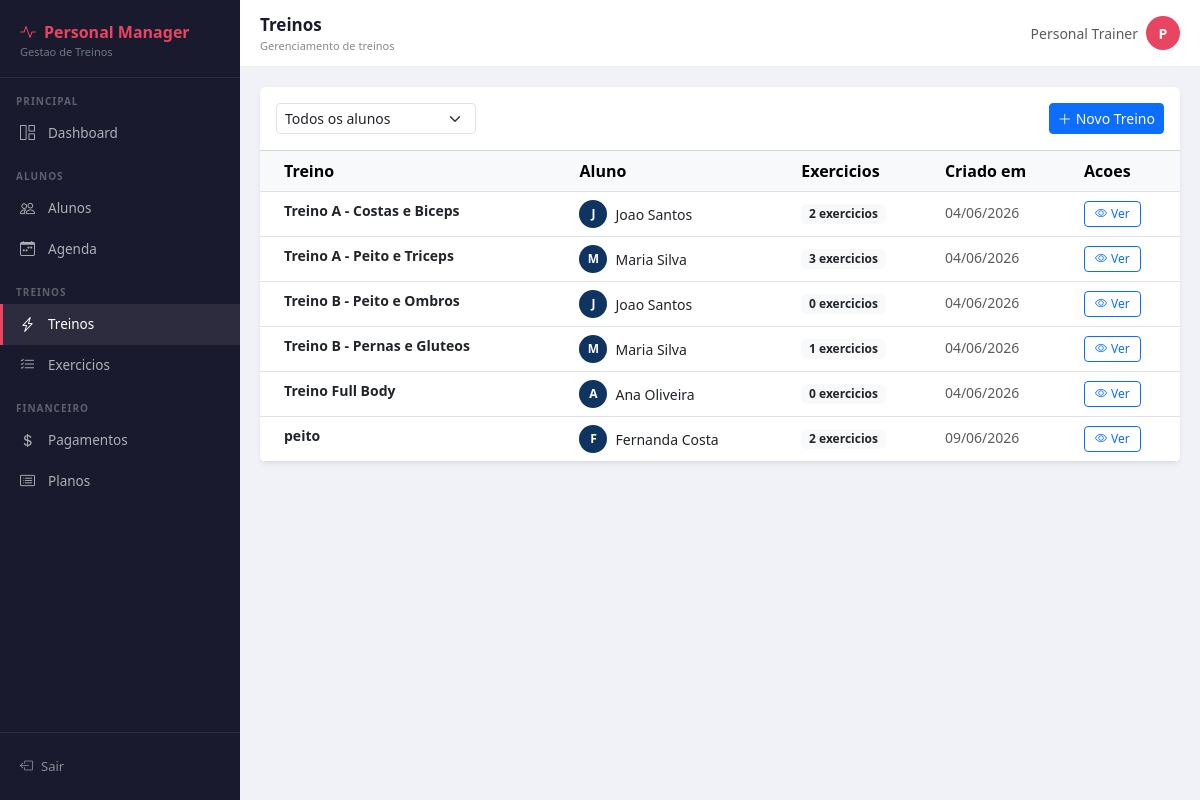
The app's page /treinos/ (signed in), older data.
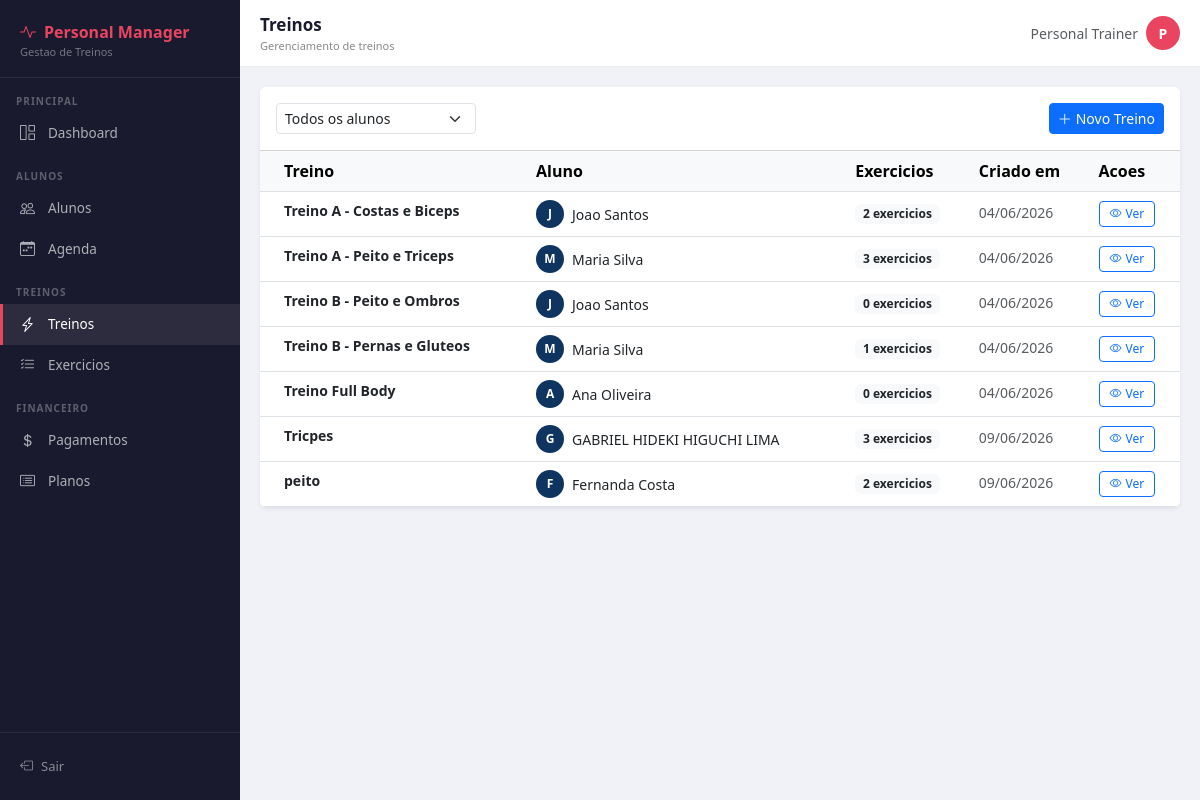
The same page, newer data.
### treinos/models.py (models this page shows, shortened)
class Treino(models.Model):
    aluno = models.ForeignKey(Aluno, on_delete=models.CASCADE, related_name='treinos')
    nome = models.CharField(max_length=100)
    descricao = models.TextField(blank=True)
    ativo = models.BooleanField(default=True)
    criado_em = models.DateTimeField(auto_now_add=True)
    atualizado_em = models.DateTimeField(auto_now=True)
    class Meta:
        verbose_name = 'Treino'
        verbose_name_plural = 'Treinos'
        ordering = ['nome']

### alunos/models.py (models this page shows, shortened)
class Aluno(models.Model):
    SEXO_CHOICES = [
        ('M', 'Masculino'),
        ('F', 'Feminino'),
        ('O', 'Outro'),
    ]
    usuario            = models.OneToOneField(User, on_delete=models.SET_NULL, null=True, blank=True)
    nome               = models.CharField(max_length=100)
    telefone           = models.CharField(max_length=20)
    email              = models.EmailField(unique=True)
    data_nascimento    = models.DateField(null=True, blank=True)
    sexo               = models.CharField(max_length=1, choices=SEXO_CHOICES, default='M')
    cep                = models.CharField(max_length=9, blank=True)
    logradouro         = models.CharField(max_length=200, blank=True)
    bairro             = models.CharField(max_length=100, blank=True)
    cidade             = models.CharField(max_length=100, blank=True)
    estado             = models.CharField(max_length=2, blank=True)
    objetivo           = models.TextField(blank=True)
    ativo              = models.BooleanField(default=True)
    aceite_lgpd        = models.BooleanField(default=False, verbose_name='Aceitou a LGPD')
    data_aceite_lgpd   = models.DateTimeField(null=True, blank=True, verbose_name='Data do aceite LGPD')
    criado_em          = models.DateTimeField(auto_now_add=True)
    atualizado_em      = models.DateTimeField(auto_now=True)
    class Meta:
        verbose_name        = 'Aluno'
        verbose_name_plural = 'Alunos'
        ordering            = ['nome']

### treinos/views.py (the view)
# urls.py: path('', views.lista_treinos, name='lista_treinos'),
@login_required
def lista_treinos(request):
    treinos  = Treino.objects.filter(ativo=True).select_related('aluno')
    aluno_id = request.GET.get('aluno')
    if aluno_id:
        treinos = treinos.filter(aluno_id=aluno_id)
    alunos = Aluno.objects.filter(ativo=True)
    return render(request, 'treinos/lista.html', {'treinos': treinos, 'alunos': alunos})

### treinos/templates/treinos/lista.html (shortened to what this page needs)
{% extends 'core/base.html' %}
{% block page_title %}Treinos{% endblock %}
{% block page_subtitle %}Gerenciamento de treinos{% endblock %}
{% block content %}
<div class="card shadow-sm border-0">
  <div class="card-header bg-white d-flex justify-content-between align-items-center py-3">
    <form class="d-flex gap-2" method="get">
      <select name="aluno" class="form-select form-select-sm" style="width:200px;" onchange="this.form.submit()">
        <option value="">Todos os alunos</option>
      </select>
    </form>
    <a href="{% url 'criar_treino' %}" class="btn btn-primary btn-sm">
      <i class="bi bi-plus-lg me-1"></i>Novo Treino
    </a>
  </div>
  <div class="card-body p-0">
    <table class="table table-hover mb-0">
      <thead class="table-light">
        <tr>
          <th class="ps-4">Treino</th>
          <th>Aluno</th>
          <th>Exercicios</th>
          <th>Criado em</th>
          <th>Acoes</th>
        </tr>
      </thead>
      <tbody>
        {% for treino in treinos %}
        <tr>
          <td class="ps-4 fw-semibold small">{{ treino.nome }}</td>
          <td>
            <div class="d-flex align-items-center gap-2">
              <div style="width:28px;height:28px;border-radius:50%;background:#0f3460;
                          color:#fff;font-weight:700;font-size:12px;flex-shrink:0;
                          display:flex;align-items:center;justify-content:center;">
                {{ treino.aluno.nome|first|upper }}
              </div>
              <small>{{ treino.aluno.nome }}</small>
            </div>
          </td>
          <td><span class="badge bg-light text-dark">{{ treino.exercicios.count }} exercicios</span></td>
          <td><small class="text-muted">{{ treino.criado_em|date:"d/m/Y" }}</small></td>
          <td>
            <a href="{% url 'detalhe_treino' treino.pk %}"
               class="btn btn-sm btn-outline-primary" style="padding:3px 10px;font-size:12px;">
              <i class="bi bi-eye me-1"></i>Ver
            </a>
          </td>
        </tr>
        {% endfor %}
      </tbody>
    </table>
  </div>
</div>
{% endblock %}

Row changes from the older to the newer data that the page shows:
added Treino: nome "Tricpes", aluno.nome|first "G", aluno.nome "GABRIEL HIDEKI HIGUCHI LIMA", exercicios.count "3", criado_em "09/06/2026"
